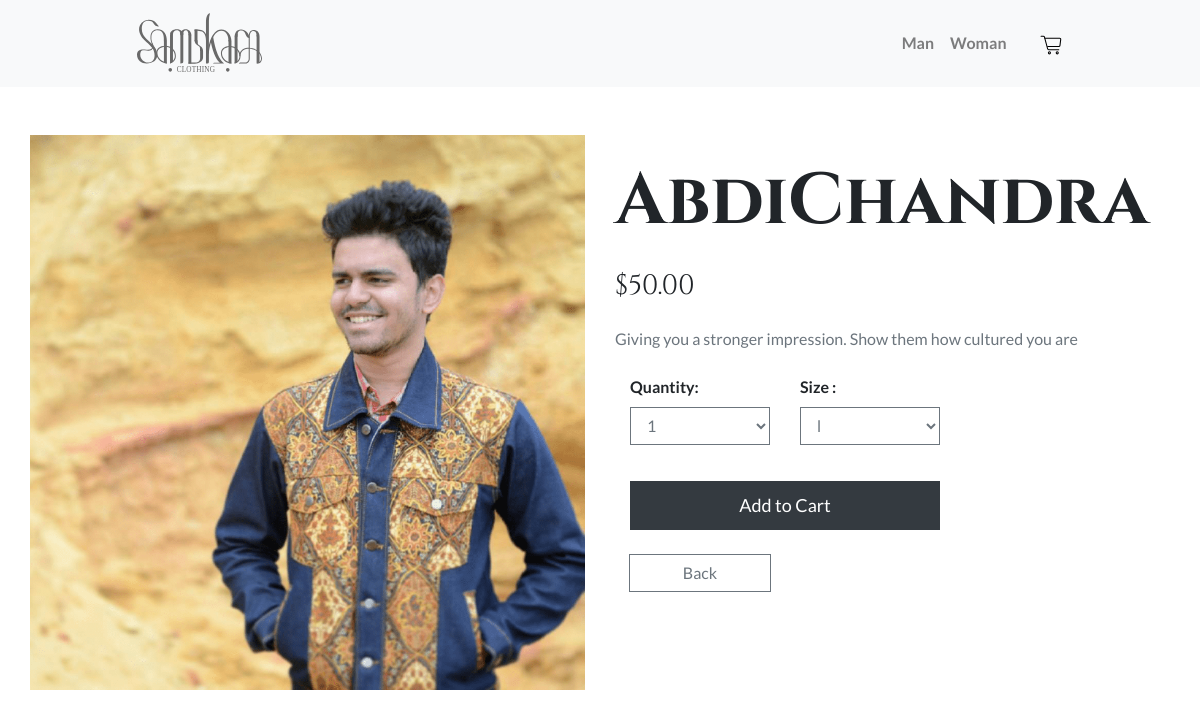
The app's page /product/3 with its own data.
### app/models.py (models this page shows, shortened)
class Product(db.Model):
    id=db.Column(db.Integer, primary_key=True,unique=True,nullable=False)
    name=db.Column(db.String(64), index=True, nullable=False)
    image=db.Column(db.String(255))
    price=db.Column(db.Numeric(precision=8, scale=2))
    description=db.Column(db.String(255))
    discount_price=db.Column(db.Float)
    categories = db.relationship('Category', secondary=product_category, backref='product', lazy='dynamic')
    options=db.relationship('Option',secondary=product_option, backref='option',lazy='dynamic')

class OptionGroup(db.Model):
    id=db.Column(db.Integer, primary_key=True,unique=True,nullable=False)
    name=db.Column(db.String(64),nullable=False)
    options = db.relationship('Option', backref='group' )

### app/controllers/product_controller.py (the view, shortened to what this page needs)
@products.route('/product/<id>', methods=['GET','POST'])
def view_product(id):
    cart_id = request.cookies.get('cart_id')
    product=Product.query.filter_by(id=id).first()
    if not product:
        return "Product not found", 404
    option_dict={}
    for option in product.options:
        option_group_name = option.group.name
        option_name = option.name
        if option_group_name not in option_dict:
            option_dict[option_group_name] = [option_name]
        else:
            option_dict[option_group_name].append(option_name)
    form = ProductForm(options=option_dict)
    form.product_id.data = str(id)
    cart_id=request.cookies.get('cart_id')
    i = 0
    for key, value_array in option_dict.items():
        sub_form = form.options[i]
        sub_form.option.label = key
        sub_form.option.id = key
        sub_form.option.choices = []
        for value in value_array:
            sub_form.option.choices.append((value, value))
        i += 1
    return render_template('product.html',product=product,form=form,added_to_cart=False)

### app/forms.py
class ProductForm(FlaskForm):
    product_id = HiddenField('ID', validators=[DataRequired()])
    quantity = SelectField('Quantity', choices=[(str(i), str(i)) for i in range(1, 10)], validators=[DataRequired()])
    options = FieldList(FormField(OptionEntryForm), min_entries=1)

class OptionEntryForm(Form):
    option = SelectField('Produce',
                            [DataRequired()],
                            choices=[])

### app/templates/product.html (shortened to what this page needs)
{% extends "base.html" %} {% block content %}
<div class="container-fluid mt-5">
	<div class="row">
		<div class="col-md-6 d-flex justify-content-end">
			<img
				src="{{ product.image }}"
				class="img-fluid product-image"
				alt="{{ product.name }}"
			/>
		</div>
		<div class="col-12 col-md-6">
			<h1 class="display-3 mt-4 mb-4 font-weight-bold">{{ product.name }}</h1>
			{% if product.discount_price == None %}
			<h3 class="text-black mb-0">${{ product.price }}</h3>
			{% endif %}
			<p class="text-secondary mt-4 mb-4">{{ product.description }}</p>
			<form method="POST" class="row col-12 col-md-10 col-lg-8 mt-4">
				<div class="form-group quantity-section col-6">
					<label for="quantity" class="text-captalize font-weight-bold"
						>Quantity:</label
					>
					{{ form.quantity(class="form-control rounded-0 bg-white
					border-secondary text-secondary", id="product_quantity") }}
				</div>
				{% for sub_form in form.options %}
				<div class="form-group options-section col-6">
					<label class="text-capitalize font-weight-bold"
						>{{ sub_form.option.label }} :</label
					>
					{{sub_form.option(class="form-control rounded-0 bg-white
					border-secondary text-secondary " ) }}
				</div>
				{% endfor %}
				<div class="col-12">
					<button type="submit" class="w-100 btn btn-dark rounded-0 atc-button">
						Add to Cart
					</button>
				</div>
			</form>
			<div class="row col-12 col-md-10 col-lg-8 justify-content-around mb-5">
				<a
					id="backButton"
					class="col-5 mt-4 btn btn-outline-secondary text-center rounded-0"
					>Back</a
				>
				{%if atc%}
				<a
					class="col-5 mt-4 btn btn-outline-secondary rounded-0"
					href="{{url_for('cart.view_cart')}}"
				>
					Show cart {%else%}
					<div class="col-5"></div>
					{%endif%}
			</div>
		</div>
	</div>
</div>
{% endblock %}

### app/static/css/index.css (style rules this page uses)
body { font-family: "Lato", sans-serif !important; }
h1, h2, h3, h4, h5, h6, .display { font-family: "Cinzel", serif !important; }
.atc-button { color: white; background-color: #343a40; }
.atc-button { margin-top: 20px; font-size: 18px; padding: 10px 20px; border-radius: 4px; }

### records on screen
Product: image (picture), name "AbdiChandra", price "50.00", description "Giving you a stronger impression. Show them how cultured you are"
OptionGroup: option.label "Size"
